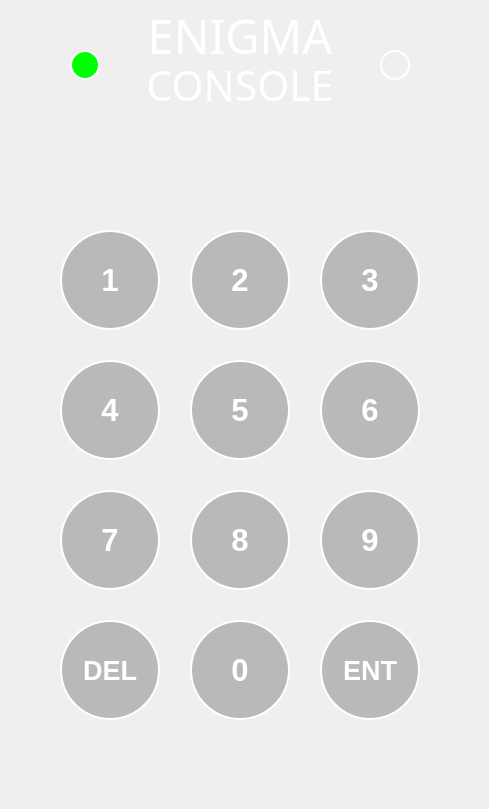
    <widget class="QWidget" name="again_password_page">
     <widget class="QLabel" name="background_3">
      <property name="geometry">
       <rect>
        <x>0</x>
        <y>0</y>
        <width>480</width>
        <height>800</height>
       </rect>
      </property>
      <property name="styleSheet">
       <string notr="true">background-image: url(bg-vertical.png);</string>
      </property>
      <property name="text">
       <string/>
      </property>
     </widget>
     <widget class="QLineEdit" name="confirm_password_button">
      <property name="geometry">
       <rect>
        <x>100</x>
        <y>130</y>
        <width>280</width>
        <height>60</height>
       </rect>
      </property>
      <property name="font">
       <font>
        <pointsize>20</pointsize>
       </font>
      </property>
      <property name="focusPolicy">
       <enum>Qt::NoFocus</enum>
      </property>
      <property name="autoFillBackground">
       <bool>false</bool>
      </property>
      <property name="styleSheet">
       <string notr="true">background-color:rgba(0, 0, 0, 0);
border:none;
border-bottom:3px solid rgba(237, 237, 237, 237);
color:rgba(237, 237, 237, 237);
padding-bottom:7px;
background-color: rgba(0, 0, 0, 0);</string>
      </property>
      <property name="frame">
       <bool>true</bool>
      </property>
      <property name="echoMode">
       <enum>QLineEdit::Password</enum>
      </property>
      <property name="alignment">
       <set>Qt::AlignCenter</set>
      </property>
      <property name="placeholderText">
       <string>Confirm Password</string>
      </property>
      <property name="clearButtonEnabled" stdset="0">
       <bool>false</bool>
      </property>
     </widget>
     <widget class="QPushButton" name="num2_pushbutton_2">
      <property name="geometry">
       <rect>
        <x>190</x>
        <y>230</y>
        <width>100</width>
        <height>100</height>
       </rect>
      </property>
      <property name="font">
       <font>
        <pointsize>23</pointsize>
        <weight>75</weight>
        <bold>true</bold>
       </font>
      </property>
      <property name="styleSheet">
       <string notr="true">QPushButton {
        color: white; 
        border: 2px solid white; 
        border-radius: 50px; 
        background-color: rgba(96, 96, 96, 96);; 
        padding: 5px; 
    }

    QPushButton:pressed {
        background-color: rgba(196, 196, 196, 196); 

 }</string>
      </property>
      <property name="text">
       <string>2</string>
      </property>
     </widget>
     <widget class="QPushButton" name="num1_pushbutton_2">
      <property name="geometry">
       <rect>
        <x>60</x>
        <y>230</y>
        <width>100</width>
        <height>100</height>
       </rect>
      </property>
      <property name="font">
       <font>
        <pointsize>23</pointsize>
        <weight>75</weight>
        <bold>true</bold>
       </font>
      </property>
      <property name="styleSheet">
       <string notr="true">
QPushButton {
        color: white; 
        border: 2px solid white; 
        border-radius: 50px; 
        background-color: rgba(96, 96, 96, 96);; 
        padding: 5px; 
    }

    QPushButton:pressed {
        background-color: rgba(196, 196, 196, 196); 

 }</string>
      </property>
      <property name="text">
       <string>1</string>
      </property>
      <property name="iconSize">
       <size>
        <width>50</width>
        <height>50</height>
       </size>
      </property>
      <property name="autoDefault">
       <bool>true</bool>
      </property>
      <property name="flat">
       <bool>false</bool>
      </property>
     </widget>
     <widget class="QPushButton" name="num3_pushbutton_2">
      <property name="geometry">
       <rect>
        <x>320</x>
        <y>230</y>
        <width>100</width>
        <height>100</height>
       </rect>
      </property>
      <property name="font">
       <font>
        <pointsize>23</pointsize>
        <weight>75</weight>
        <bold>true</bold>
       </font>
      </property>
      <property name="styleSheet">
       <string notr="true">QPushButton {
        color: white; 
        border: 2px solid white; 
        border-radius: 50px; 
        background-color: rgba(96, 96, 96, 96);; 
        padding: 5px; 
    }

    QPushButton:pressed {
        background-color: rgba(196, 196, 196, 196); 

 }</string>
      </property>
      <property name="text">
       <string>3</string>
      </property>
     </widget>
     <widget class="QPushButton" name="control1_pushbutton_2">
      <property name="geometry">
       <rect>
        <x>70</x>
        <y>50</y>
        <width>30</width>
        <height>30</height>
       </rect>
      </property>
      <property name="font">
       <font>
        <pointsize>23</pointsize>
        <weight>75</weight>
        <bold>true</bold>
       </font>
      </property>
      <property name="styleSheet">
       <string notr="true">QPushButton {
        color: white; 
        border: 2px solid white; 
        border-radius: 15px; 
        background-color: #00FF00; 
        padding: 5px; 
    }

    QPushButton:pressed {
        background-color: rgba(96, 96, 96, 96); 
 }</string>
      </property>
      <property name="text">
       <string/>
      </property>
      <property name="iconSize">
       <size>
        <width>50</width>
        <height>50</height>
       </size>
      </property>
      <property name="autoDefault">
       <bool>true</bool>
      </property>
      <property name="flat">
       <bool>false</bool>
      </property>
     </widget>
     <widget class="QPushButton" name="ent_pushbutton_2">
      <property name="geometry">
       <rect>
        <x>320</x>
        <y>620</y>
        <width>100</width>
        <height>100</height>
       </rect>
      </property>
      <property name="font">
       <font>
        <pointsize>20</pointsize>
        <weight>75</weight>
        <bold>true</bold>
       </font>
      </property>
      <property name="styleSheet">
       <string notr="true">QPushButton {
        color: white; 
        border: 2px solid white; 
        border-radius: 50px; 
        background-color: rgba(96, 96, 96, 96);; 
        padding: 5px; 
    }

    QPushButton:pressed {
        background-color: rgba(196, 196, 196, 196); 

 }</string>
      </property>
      <property name="text">
       <string>ENT</string>
      </property>
     </widget>
     <widget class="QPushButton" name="num8_pushbutton_2">
      <property name="geometry">
       <rect>
        <x>190</x>
        <y>490</y>
        <width>100</width>
        <height>100</height>
       </rect>
      </property>
      <property name="font">
       <font>
        <pointsize>23</pointsize>
        <weight>75</weight>
        <bold>true</bold>
       </font>
      </property>
      <property name="styleSheet">
       <string notr="true">QPushButton {
        color: white; 
        border: 2px solid white; 
        border-radius: 50px; 
        background-color: rgba(96, 96, 96, 96);; 
        padding: 5px; 
    }

    QPushButton:pressed {
        background-color: rgba(196, 196, 196, 196); 

 }</string>
      </property>
      <property name="text">
       <string>8</string>
      </property>
     </widget>
     <widget class="QLabel" name="enigmatext_3">
      <property name="geometry">
       <rect>
        <x>0</x>
        <y>10</y>
        <width>480</width>
        <height>51</height>
       </rect>
      </property>
      <property name="font">
       <font>
        <family>Montserrat Black</family>
        <pointsize>35</pointsize>
       </font>
      </property>
      <property name="styleSheet">
       <string notr="true">color:rgba(255,255,255,255);
</string>
      </property>
      <property name="text">
       <string>ENIGMA</string>
      </property>
      <property name="textFormat">
       <enum>Qt::PlainText</enum>
      </property>
      <property name="alignment">
       <set>Qt::AlignCenter</set>
      </property>
     </widget>
     <widget class="QPushButton" name="num6_pushbutton_2">
      <property name="geometry">
       <rect>
        <x>320</x>
        <y>360</y>
        <width>100</width>
        <height>100</height>
       </rect>
      </property>
      <property name="font">
       <font>
        <pointsize>23</pointsize>
        <weight>75</weight>
        <bold>true</bold>
       </font>
      </property>
      <property name="styleSheet">
       <string notr="true">QPushButton {
        color: white; 
        border: 2px solid white; 
        border-radius: 50px; 
        background-color: rgba(96, 96, 96, 96);; 
        padding: 5px; 
    }

    QPushButton:pressed {
        background-color: rgba(196, 196, 196, 196); 

 }</string>
      </property>
      <property name="text">
       <string>6</string>
      </property>
     </widget>
     <widget class="QPushButton" name="control2_pushbutton_2">
      <property name="geometry">
       <rect>
        <x>380</x>
        <y>50</y>
        <width>30</width>
        <height>30</height>
       </rect>
      </property>
      <property name="font">
       <font>
        <pointsize>23</pointsize>
        <weight>75</weight>
        <bold>true</bold>
       </font>
      </property>
      <property name="styleSheet">
       <string notr="true">QPushButton {
        color: white; 
        border: 2px solid white; 
        border-radius: 15px; 
        background-color: transparent; 
        padding: 5px; 
    }

    QPushButton:pressed {
        background-color: rgba(96, 96, 96, 96); 
 }</string>
      </property>
      <property name="text">
       <string/>
      </property>
      <property name="iconSize">
       <size>
        <width>50</width>
        <height>50</height>
       </size>
      </property>
      <property name="autoDefault">
       <bool>true</bool>
      </property>
      <property name="flat">
       <bool>false</bool>
      </property>
     </widget>
     <widget class="QPushButton" name="num7_pushbutton_2">
      <property name="geometry">
       <rect>
        <x>60</x>
        <y>490</y>
        <width>100</width>
        <height>100</height>
       </rect>
      </property>
      <property name="font">
       <font>
        <pointsize>23</pointsize>
        <weight>75</weight>
        <bold>true</bold>
       </font>
      </property>
      <property name="styleSheet">
       <string notr="true">QPushButton {
        color: white; 
        border: 2px solid white; 
        border-radius: 50px; 
        background-color: rgba(96, 96, 96, 96);; 
        padding: 5px; 
    }

    QPushButton:pressed {
        background-color: rgba(196, 196, 196, 196); 

 }</string>
      </property>
      <property name="text">
       <string>7</string>
      </property>
     </widget>
     <widget class="QPushButton" name="del_pushbutton_2">
      <property name="geometry">
       <rect>
        <x>60</x>
        <y>620</y>
        <width>100</width>
        <height>100</height>
       </rect>
      </property>
      <property name="font">
       <font>
        <pointsize>20</pointsize>
        <weight>75</weight>
        <bold>true</bold>
       </font>
      </property>
      <property name="styleSheet">
       <string notr="true">QPushButton {
        color: white; 
        border: 2px solid white; 
        border-radius: 50px; 
        background-color: rgba(96, 96, 96, 96);; 
        padding: 5px; 
    }

    QPushButton:pressed {
        background-color: rgba(196, 196, 196, 196); 

 }</string>
      </property>
      <property name="text">
       <string>DEL</string>
      </property>
     </widget>
     <widget class="QPushButton" name="num4_pushbutton_2">
      <property name="geometry">
       <rect>
        <x>60</x>
        <y>360</y>
        <width>100</width>
        <height>100</height>
       </rect>
      </property>
      <property name="font">
       <font>
        <pointsize>23</pointsize>
        <weight>75</weight>
        <bold>true</bold>
       </font>
      </property>
      <property name="styleSheet">
       <string notr="true">QPushButton {
        color: white; 
        border: 2px solid white; 
        border-radius: 50px; 
        background-color: rgba(96, 96, 96, 96);; 
        padding: 5px; 
    }

    QPushButton:pressed {
        background-color: rgba(196, 196, 196, 196); 

 }</string>
      </property>
      <property name="text">
       <string>4</string>
      </property>
      <property name="iconSize">
       <size>
        <width>50</width>
        <height>50</height>
       </size>
      </property>
      <property name="autoDefault">
       <bool>false</bool>
      </property>
      <property name="flat">
       <bool>true</bool>
      </property>
     </widget>
     <widget class="QPushButton" name="num5_pushbutton_2">
      <property name="geometry">
       <rect>
        <x>190</x>
        <y>360</y>
        <width>100</width>
        <height>100</height>
       </rect>
      </property>
      <property name="font">
       <font>
        <pointsize>23</pointsize>
        <weight>75</weight>
        <bold>true</bold>
       </font>
      </property>
      <property name="styleSheet">
       <string notr="true">QPushButton {
        color: white; 
        border: 2px solid white; 
        border-radius: 50px; 
        background-color: rgba(96, 96, 96, 96);; 
        padding: 5px; 
    }

    QPushButton:pressed {
        background-color: rgba(196, 196, 196, 196); 

 }</string>
      </property>
      <property name="text">
       <string>5</string>
      </property>
     </widget>
     <widget class="QPushButton" name="num9_pushbutton_2">
      <property name="geometry">
       <rect>
        <x>320</x>
        <y>490</y>
        <width>100</width>
        <height>100</height>
       </rect>
      </property>
      <property name="font">
       <font>
        <pointsize>23</pointsize>
        <weight>75</weight>
        <bold>true</bold>
       </font>
      </property>
      <property name="styleSheet">
       <string notr="true">QPushButton {
        color: white; 
        border: 2px solid white; 
        border-radius: 50px; 
        background-color: rgba(96, 96, 96, 96);; 
        padding: 5px; 
    }

    QPushButton:pressed {
        background-color: rgba(196, 196, 196, 196); 

 }</string>
      </property>
      <property name="text">
       <string>9</string>
      </property>
     </widget>
     <widget class="QLabel" name="consoletext_3">
      <property name="geometry">
       <rect>
        <x>0</x>
        <y>60</y>
        <width>480</width>
        <height>51</height>
       </rect>
      </property>
      <property name="font">
       <font>
        <family>Montserrat Light</family>
        <pointsize>31</pointsize>
       </font>
      </property>
      <property name="styleSheet">
       <string notr="true">
color:rgba(255,255,255,255);</string>
      </property>
      <property name="text">
       <string>CONSOLE</string>
      </property>
      <property name="textFormat">
       <enum>Qt::AutoText</enum>
      </property>
      <property name="alignment">
       <set>Qt::AlignCenter</set>
      </property>
     </widget>
     <widget class="QPushButton" name="num0_pushbutton_2">
      <property name="geometry">
       <rect>
        <x>190</x>
        <y>620</y>
        <width>100</width>
        <height>100</height>
       </rect>
      </property>
      <property name="font">
       <font>
        <pointsize>23</pointsize>
        <weight>75</weight>
        <bold>true</bold>
       </font>
      </property>
      <property name="styleSheet">
       <string notr="true">QPushButton {
        color: white; 
        border: 2px solid white; 
        border-radius: 50px; 
        background-color: rgba(96, 96, 96, 96);; 
        padding: 5px; 
    }

    QPushButton:pressed {
        background-color: rgba(196, 196, 196, 196); 

 }</string>
      </property>
      <property name="text">
       <string>0</string>
      </property>
     </widget>
    </widget>
